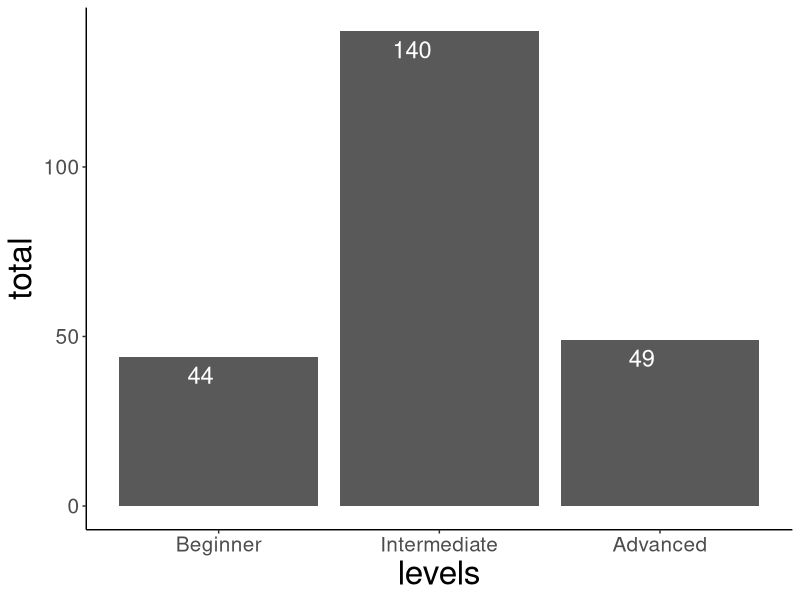
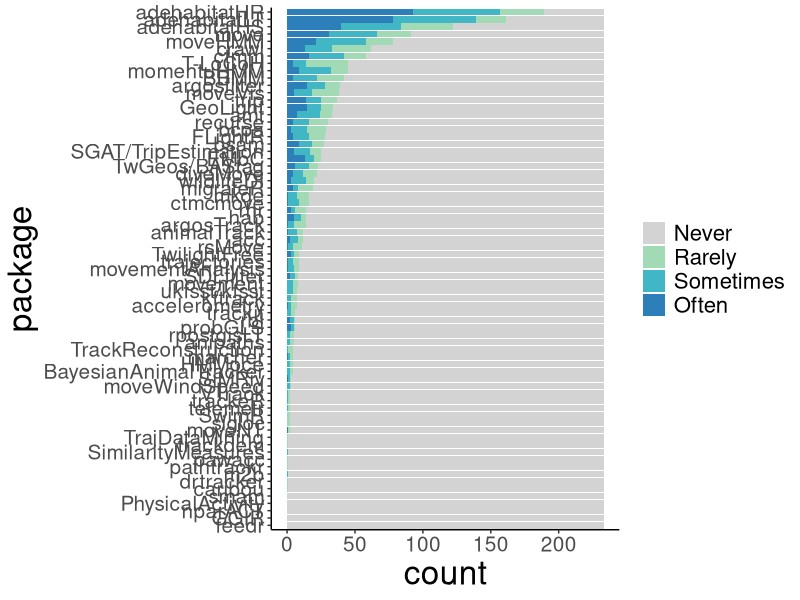
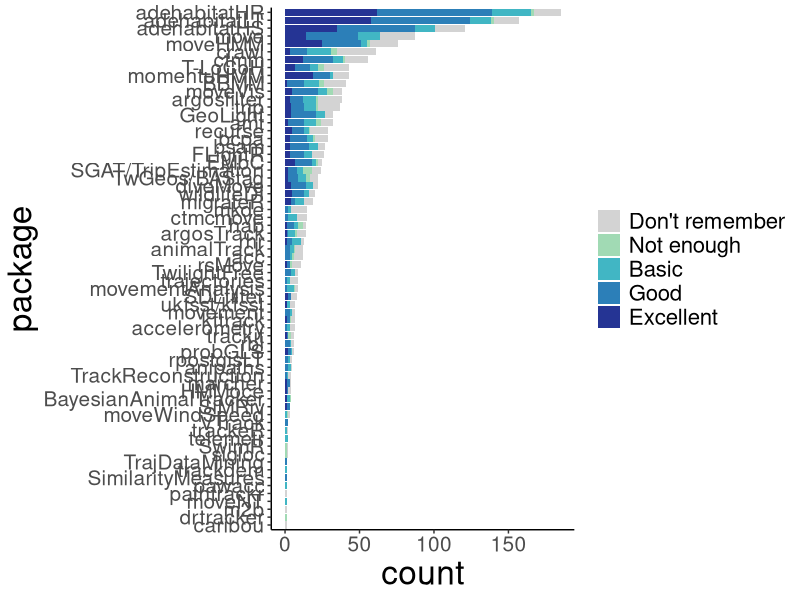
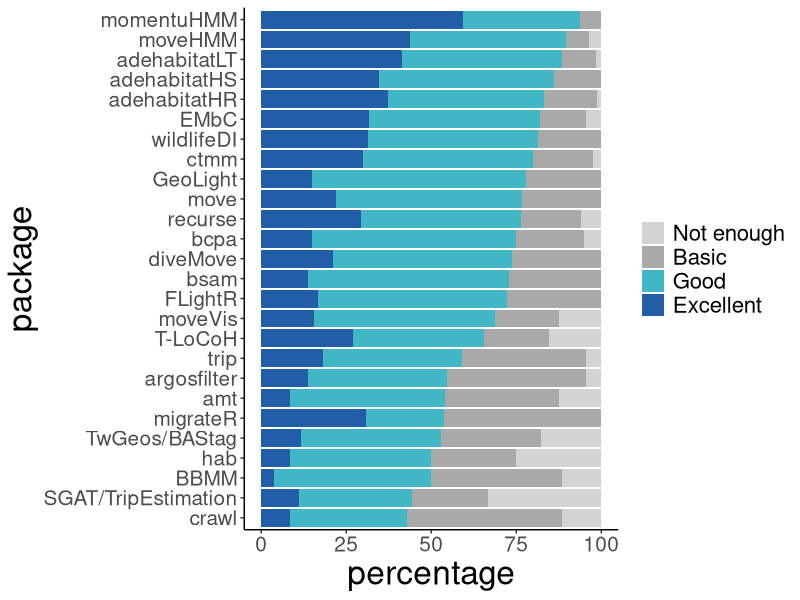
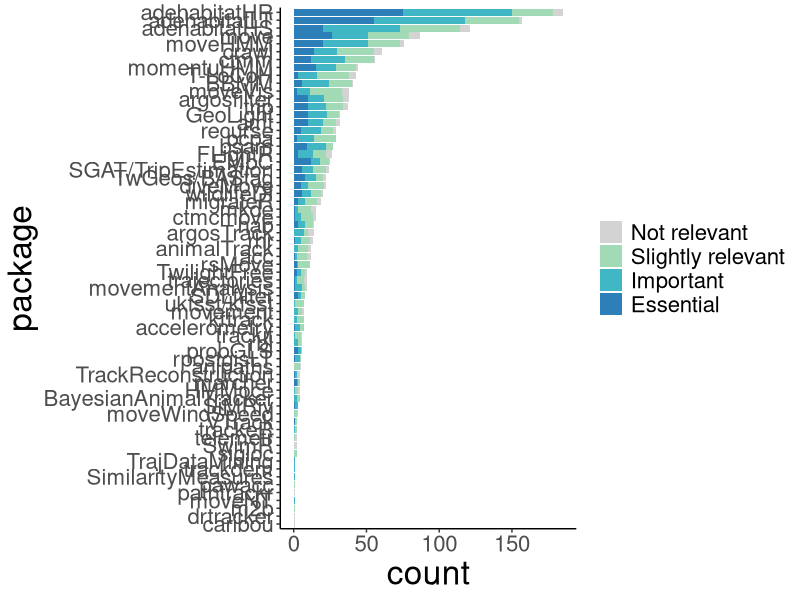
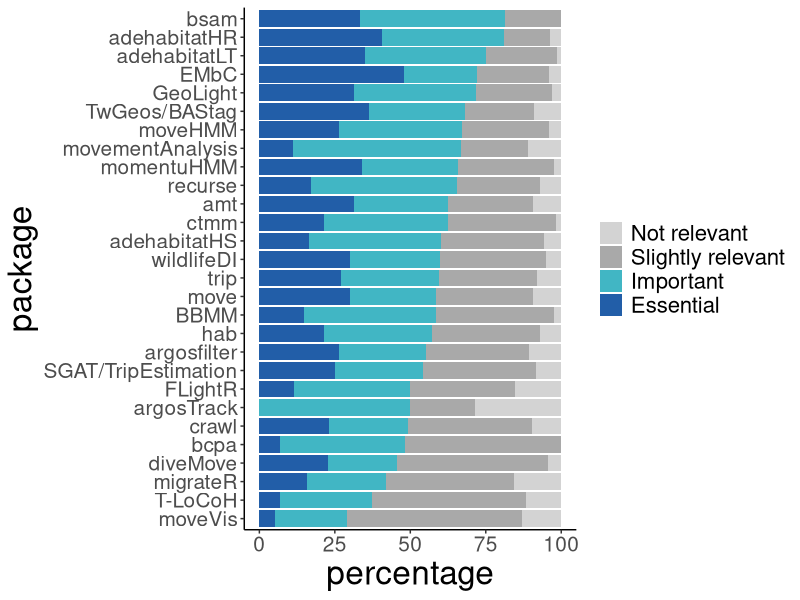
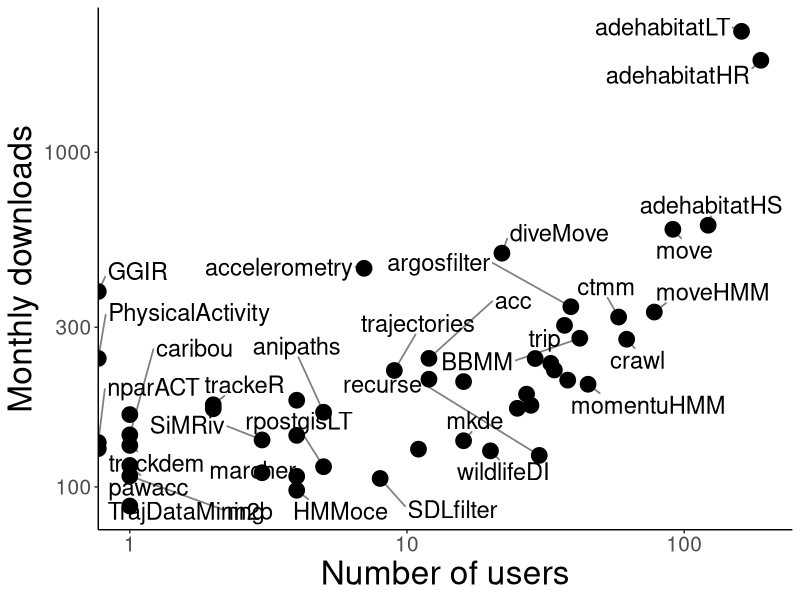

Recreate these plots in R, in order.
## ---- chunk 1
knitr::opts_chunk$set(echo = TRUE)
## ---- chunk 2
knitr::opts_chunk$set(echo = TRUE,fig.width=16, fig.height=10)
library(tidyverse)
library(ggplot2)
library(ggrepel)
library(dplyr)
library(reshape)
library(RColorBrewer)
library(kableExtra)
setwd('~/r_programs/RmovementPaperRep/SurveyPosts')
data <- read.csv("survey_responses_20190130.csv",stringsAsFactors = FALSE) 
data_all <- data %>% 
  filter(completion == 100)

packages <- read_csv('packages_survey_names.csv')
## ---- chunk 3
#knitr::opts_chunk$set(echo = TRUE,fig.width=16, fig.height=8)

### 4. R user
data_question <- data_all[,grep("q4", colnames(data_all))]
categories <- c("Beginner","Intermediate","Advanced")
data_question <- factor(unlist(lapply(strsplit(data_question,'\\:'),'[[',1)),levels=categories)
use_counts <- as.numeric(table(data_question))
prop <- round(as.numeric(prop.table(table(data_question)))*100,1)
use_counts<-data.frame(levels=categories,total=use_counts)
use_counts$levels <- factor(as.character(use_counts$levels),levels=categories)
ggplot(data=use_counts,aes(x=levels,y=total)) + geom_bar(stat="identity", position=position_dodge()) +
  geom_text(aes(label=total), size=6.0, vjust=1.5, hjust=1.2, color="white",
            position = position_dodge(0.9)) +  theme_classic() +
            theme(axis.text.y = element_text( hjust = 1,vjust=0.5),
                  axis.title =element_text(size=24),
                  axis.text =element_text(size=15))

## ---- chunk 4
data_question <- data_all[,grep("q1", colnames(data_all))]
colnames(data_question) <- t(packages)
# I'm dropping trajr that was added in the end and only got 1 response
data_question <- data_question[,-grep("trajr",colnames(data_question))]
packages_new <- packages[-which(packages=="trajr"),]

categories <- c("Never","Rarely","Sometimes","Often")
use_counts <- t(sapply(1:ncol(data_question),function(x){
  data_line <- factor(data_question[,x],levels=categories)
  count_p_use <- as.numeric(table(data_line))
  return(count_p_use)
}))
use_counts<-data.frame(use_counts)
colnames(use_counts) <- categories
rownames(use_counts) <- t(packages_new)
use_counts$package<-row.names(use_counts)

df1<-melt(use_counts,id.vars='package',variable_name='response')
g<-unlist(by(df1, df1$package, function(x) sum(x$value[x$response!='Never'])))

df1$package<-factor(df1$package,levels=names(sort(g,decreasing=F)))
color.pallete<-brewer.pal(5,'YlGnBu')
color.pallete[1]<-'lightgray'
 ggplot(data=df1) + geom_col(aes(x=package, y=value,fill=response)) + ylab('count') +coord_flip() + scale_fill_manual(values=color.pallete) + theme_classic()+
  theme(axis.text.y = element_text( hjust = 1,vjust=0.5),
        axis.title =element_text(size=24),
        axis.text =element_text(size=15),
        legend.text=element_text(size=16),
        legend.title=element_blank())

## ---- chunk 5
kable(use_counts[,1:length(categories)]) %>%
  kable_styling(bootstrap_options = c("striped", "hover", "condensed", "responsive"))
## ---- chunk 6
data_question <- data_all[,grep("q2", colnames(data_all))]
colnames(data_question) <- t(packages)
# I'm dropping trajr that was added in the end and only got 1 response
data_question <- data_question[,-grep("trajr",colnames(data_question))]
packages_new <- packages[-which(packages=="trajr"),]

categories <- c("Not enough","Basic","Good","Excellent", "Don't remember")
use_counts <- t(sapply(1:ncol(data_question),function(x){
  data_line <- factor(data_question[,x],levels=categories)
  count_p_use <- as.numeric(table(data_line))
  return(count_p_use)
}))
use_counts<-data.frame(use_counts)
colnames(use_counts) <- categories
rownames(use_counts) <- t(packages_new)
total_package <- rowSums(use_counts)
use_counts$package<-row.names(use_counts)
use_counts <- use_counts[total_package > 0,]

df1<-melt(use_counts,id.vars='package',variable_name='response')

g<-unlist(by(df1, df1$package, function(x) sum(x$value)))

color.pallete<-brewer.pal(5,'YlGnBu')
color.pallete[1]<-'lightgray'
df1$package<-factor(df1$package,levels=names(sort(g,decreasing=F)))
df1$response<-factor(df1$response,levels=rev(c('Excellent','Good','Basic','Not enough',"Don't remember")))
plot_use <- ggplot(data=df1) + geom_col(aes(x=package, y=value,fill=response)) + ylab('count') +coord_flip() + 
scale_fill_manual(values=color.pallete) +theme_classic() +
  theme(axis.text.y = element_text( hjust = 1,vjust=0.5),
        axis.title =element_text(size=24),
        axis.text =element_text(size=15),
        legend.text=element_text(size=16),
        legend.title=element_blank())
plot_use
## ---- chunk 7
df2<-use_counts[,c("Not enough","Basic","Good","Excellent")]

use_per<-df2/apply(df2,1,sum)*100
use_per$good_excellent<-signif(apply(use_per[,c('Good','Excellent')],1,sum),4)
use_per$counts<-apply(df2[,c('Good','Excellent')],1,sum)
## ---- chunk 8

package_levels<-row.names(use_per[order(use_per$good_excellent,use_per$Excellent, use_per$Good),])

use_per2<-use_per
use_per2[is.na(use_per2)]<-0
use_per2$package<-row.names(use_per2)
use_per2<-subset(use_per2,counts>5)
df1<-melt(subset(use_per2,select=-c(good_excellent,counts)),id.vars='package',variable_name='response')
df1$package<-factor(df1$package, levels=package_levels)


#df1$package<-factor(df1$package,levels=names(sort(g,decreasing=F)))
df1$response<-factor(df1$response,levels=rev(c('Excellent','Good','Basic','Not enough')))
color.pallete<-brewer.pal(4,'YlGnBu')
color.pallete[1:2]<-c('lightgray','darkgray')
#color.pallete[1]<-c('lightgray')
ggplot(data=df1) + geom_col(aes(x=package, y=value,fill=response))  + ylab('percentage') +coord_flip() + 
  scale_fill_manual(values=color.pallete) +theme_classic() +
  theme(axis.text.y = element_text( hjust = 1,vjust=0.5),
        axis.title =element_text(size=24),
        axis.text =element_text(size=15),
        legend.text=element_text(size=16),
        legend.title=element_blank())
## ---- chunk 9
kable(use_counts[,1:length(categories)])%>%
  kable_styling(bootstrap_options = c("striped", "hover", "condensed", "responsive"))
## ---- chunk 10
data_question <- data_all[,grep("q3", colnames(data_all))]
colnames(data_question) <- t(packages)
# I'm dropping trajr that was added in the end and only got 1 response
data_question <- data_question[,-grep("trajr",colnames(data_question))]
packages_new <- packages[-which(packages=="trajr"),]

categories <- c("Not relevant","Slightly relevant","Important","Essential")
use_counts <- t(sapply(1:ncol(data_question),function(x){
  data_line <- factor(data_question[,x],levels=categories)
  count_p_use <- as.numeric(table(data_line))
  return(count_p_use)
}))
use_counts<-data.frame(use_counts)
colnames(use_counts) <- categories
rownames(use_counts) <- t(packages_new)
total_package <- rowSums(use_counts)
use_counts$package<-row.names(use_counts)
use_counts <- use_counts[total_package > 0,]

df1<-melt(use_counts,id.vars='package',variable_name='response')

g<-unlist(by(df1, df1$package, function(x) sum(x$value)))

color.pallete<-brewer.pal(5,'YlGnBu')
color.pallete[1]<-'lightgray'
df1$package<-factor(df1$package,levels=names(sort(g,decreasing=F)))

df1$response<-factor(df1$response,levels=rev(c('Essential','Important','Slightly relevant','Not relevant')))
ggplot(data=df1) + geom_col(aes(x=package, y=value,fill=response)) + 
  ylab('count') +coord_flip() + 
  scale_fill_manual(values=color.pallete) +theme_classic() +
  theme(axis.text.y = element_text( hjust = 1,vjust=0.5),
        axis.title =element_text(size=24),
        axis.text =element_text(size=16),
        legend.text=element_text(size=16),
        legend.title=element_blank())

## ---- chunk 11
df2<-use_counts[,c("Not relevant","Slightly relevant","Important","Essential")]

use_per<-df2/apply(df2,1,sum)*100
use_per$good_excellent<-signif(apply(use_per[,c('Important','Essential')],1,sum),4)
use_per$counts<-apply(df2[,c('Important','Essential')],1,sum)
## ---- chunk 12

package_levels<-row.names(use_per[order(use_per$good_excellent,use_per$Essential, use_per$Important),])

use_per2<-use_per
use_per2[is.na(use_per2)]<-0
use_per2$package<-row.names(use_per2)
use_per2<-subset(use_per2,counts>5)
df1<-melt(subset(use_per2,select=-c(good_excellent,counts)),id.vars='package',variable_name='response')
df1$package<-factor(df1$package, levels=package_levels)
df1$response<-factor(df1$response,levels=c("Not relevant","Slightly relevant","Important","Essential"))
color.pallete<-brewer.pal(4,'YlGnBu')
color.pallete[1:2]<-c('lightgray','darkgray')
#color.pallete[1]<-c('lightgray')
ggplot(data=df1) + geom_col(aes(x=package, y=value,fill=response)) + 
  ylab('percentage') +coord_flip() + 
  scale_fill_manual(values=color.pallete) +theme_classic() +
  theme(axis.text.y = element_text( hjust = 1,vjust=0.5),
        axis.title =element_text(size=24),
        axis.text =element_text(size=15),
        legend.text=element_text(size=16),
        legend.title=element_blank())
## ---- chunk 13
kable(use_counts[,1:length(categories)])%>%
  kable_styling(bootstrap_options = c("striped", "hover", "condensed", "responsive"))
## ---- chunk 14
data_question <- data_all[,grep("q1", colnames(data_all))]
colnames(data_question) <- t(packages)
# I'm dropping trajr that was added in the end and only got 1 response
data_question <- data_question[,-grep("trajr",colnames(data_question))]
packages_new <- packages[-which(packages=="trajr"),]
categories <- c("Never","Rarely","Sometimes","Often")
use_counts <- t(sapply(1:ncol(data_question),function(x){
  data_line <- factor(data_question[,x],levels=categories)
  count_p_use <- as.numeric(table(data_line))
  return(count_p_use)
}))
use_counts<-data.frame(use_counts)
colnames(use_counts) <- categories
rownames(use_counts) <- t(packages_new)
use_counts$Package<-row.names(use_counts)
use_counts <- use_counts %>% 
  mutate(users = Rarely + Sometimes + Often)

# 
# matrix_all <- read.csv("Survey_Processed.csv")
# names(matrix_all) <- c("package",names(matrix_all)[2:ncol(matrix_all)])

funciones <- read.csv("RmovementPackagesMetadata-20180904.csv")
matrix_fun <- left_join(use_counts,funciones)
matrix_fun <- matrix_fun[(!is.na(matrix_fun$monthly.downloads)),]
# discarding the packages we did not get users from:
# matrix_fun_2 <- matrix_fun[matrix_fun$users > 0,] # missing: "GGIR"             "nparACT"          "PhysicalActivity" "smam"
# matrix_fun_3 <- matrix_fun[matrix_fun$Use_Counts >= 10,]

ggplot(matrix_fun,aes(x=users, y=monthly.downloads)) +
  geom_point(size=5) +
  xlab('Number of users') + ylab("Monthly downloads") +
  geom_text_repel(label=matrix_fun$Package,  segment.size=0.6,force=3,segment.alpha=.5,hjust=0,box.padding=0.5,min.segment.length=.1,size=6, direction = "both") +
  scale_x_continuous(trans='log10')+
  scale_y_continuous(trans='log10') +theme_classic() +
  theme(axis.text.y = element_text( hjust = 1,vjust=0.5),
        axis.title =element_text(size=24),
        axis.text =element_text(size=15))
# cor(matrix_fun$users,matrix_fun$monthly.downloads,use="pairwise.complete.obs")
# cor(matrix_fun_2$users,matrix_fun_2$monthly.downloads,use="pairwise.complete.obs")
